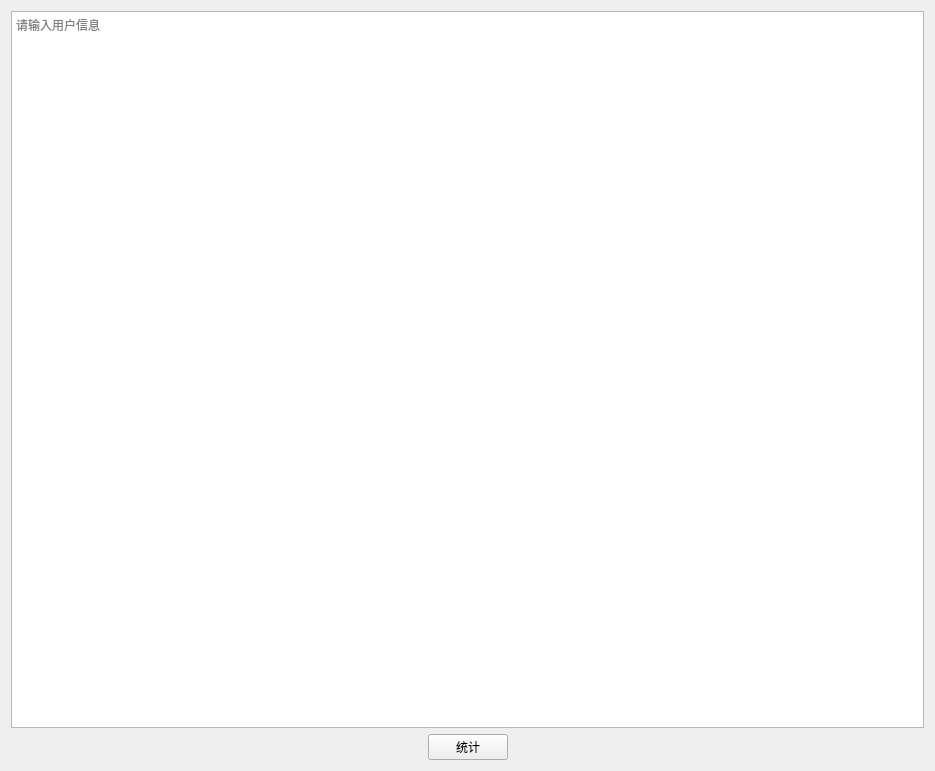
<?xml version="1.0" encoding="UTF-8"?>
<ui version="4.0">
 <class>Form</class>
 <widget class="QWidget" name="Form">
  <property name="geometry">
   <rect>
    <x>0</x>
    <y>0</y>
    <width>935</width>
    <height>771</height>
   </rect>
  </property>
  <property name="minimumSize">
   <size>
    <width>0</width>
    <height>0</height>
   </size>
  </property>
  <property name="maximumSize">
   <size>
    <width>1600000</width>
    <height>1600000</height>
   </size>
  </property>
  <property name="windowTitle">
   <string>统计薪资</string>
  </property>
  <layout class="QVBoxLayout" name="verticalLayout">
   <item>
    <widget class="QTextEdit" name="textEdit">
     <property name="placeholderText">
      <string>请输入用户信息</string>
     </property>
    </widget>
   </item>
   <item>
    <layout class="QHBoxLayout" name="horizontalLayout">
     <item>
      <spacer name="horizontalSpacer_2">
       <property name="orientation">
        <enum>Qt::Horizontal</enum>
       </property>
       <property name="sizeHint" stdset="0">
        <size>
         <width>40</width>
         <height>20</height>
        </size>
       </property>
      </spacer>
     </item>
     <item>
      <widget class="QPushButton" name="button">
       <property name="text">
        <string>统计</string>
       </property>
      </widget>
     </item>
     <item>
      <spacer name="horizontalSpacer">
       <property name="orientation">
        <enum>Qt::Horizontal</enum>
       </property>
       <property name="sizeHint" stdset="0">
        <size>
         <width>40</width>
         <height>20</height>
        </size>
       </property>
      </spacer>
     </item>
    </layout>
   </item>
  </layout>
 </widget>
 <resources/>
 <connections/>
</ui>
